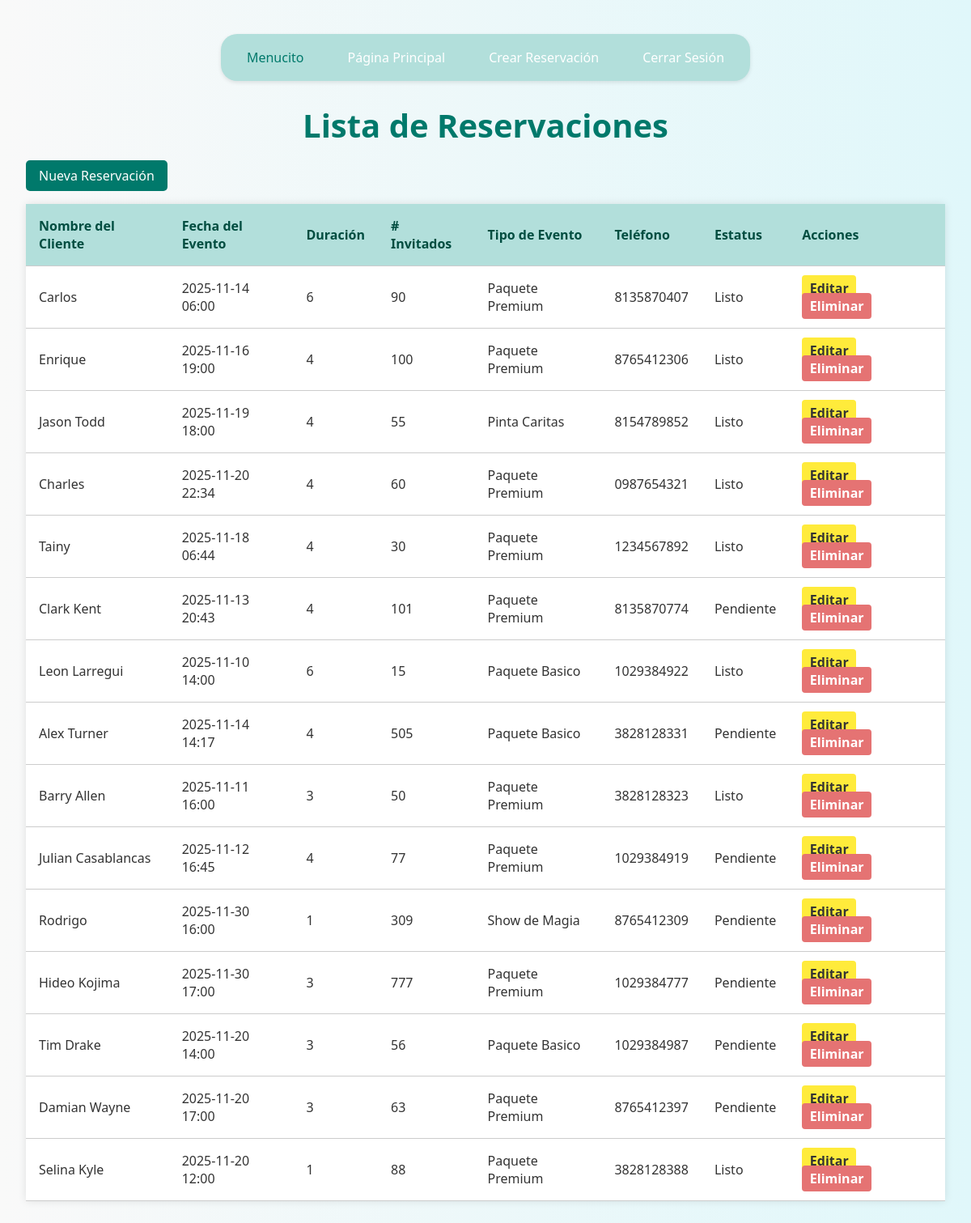
Screenshot of /listar/ (signed in) with the database file from the repository.
### app/models.py (models this page shows, shortened)
class RESERVACION(models.Model):
    nombre_cliente = models.CharField(max_length=100)
    fecha_evento = models.DateTimeField()
    duracion_horas = models.IntegerField(default=4)
    num_invitados = models.IntegerField()
    tipo_evento = models.CharField(max_length=50)
    telefono_contacto = models.CharField(max_length=15)
    estatus = models.CharField(max_length=20, default='Pendiente')
    @property
    def estatus_actualizado(self):
        if self.fecha_evento < timezone.now():
            return "Listo"
        return self.estatus

### app/views.py (the view)
# urls.py: path('listar/', views.listar_reservaciones, name='listar'),
@login_required
@user_passes_test(is_admin)
def listar_reservaciones(request):
    reservaciones = RESERVACION.objects.all()
    return render(request, 'listar.html', {'reservaciones': reservaciones})

### app/views.py (called while the page is built)
def is_admin(user):
    return user.is_superuser

### app/templates/listar.html (shortened to what this page needs)
{% load static %}
<!DOCTYPE html>
<html lang="es" translate="no">
<head>
    <link rel="stylesheet" href="{% static 'css/stylelistar.css' %}">
</head>
<body>
    {% include 'menu.html' %}
    <h1>Lista de Reservaciones</h1>
    <a class="boton-nuevo" href="{% url 'crear' %}">Nueva Reservación</a>
    <table class="tabla-productos">
        <thead>
            <tr>
                <th>Nombre del Cliente</th>
                <th>Fecha del Evento</th>
                <th>Duración</th>
                <th># Invitados</th>
                <th>Tipo de Evento</th>
                <th>Teléfono</th>
                <th>Estatus</th>
                <th>Acciones</th>
            </tr>
        </thead>
        <tbody>
            {% for reservacion in reservaciones %}
            <tr>
                <td>{{ reservacion.nombre_cliente }}</td>
                <td>{{ reservacion.fecha_evento|date:"Y-m-d H:i" }}</td>
                <td>{{ reservacion.duracion_horas }}</td>
                <td>{{ reservacion.num_invitados }}</td>
                <td>{{ reservacion.tipo_evento }}</td>
                <td>{{ reservacion.telefono_contacto }}</td>
                <td>{{ reservacion.estatus_actualizado }}</td>
                <td>
                    <a class="boton-editar" href="{% url 'editar' reservacion.id %}">Editar</a>
                    <a class="boton-eliminar" href="{% url 'eliminar' reservacion.id %}" onclick="return confirmarEliminacion(event)">Eliminar</a>
                </td>
            </tr>
            {% empty %}
            <tr>
                <td colspan="7" class="text-center text-muted">No hay reservaciones registradas.</td>
            </tr>
            {% endfor %}
        </tbody>
    </table>
</body>
</html>

### app/static/css/stylelistar.css (style rules this page uses)
body { font-family: 'Segoe UI', sans-serif; background: linear-gradient(to right, #f9f9f9, #e0f7fa); padding: 2rem; color: #333; }
h1 { text-align: center; font-size: 2.5rem; color: #00796b; margin-bottom: 1rem; }
.boton-nuevo { display: inline-block; margin-bottom: 1rem; padding: 0.5rem 1rem; background-color: #00796b; color: white; text-decoration: none; border-radius: 5px; transition: background-color 0.3s ease; }
.tabla-productos { width: 100%; border-collapse: collapse; box-shadow: 0 0 10px rgba(0,0,0,0.1); background-color: white; }
.tabla-productos th, .tabla-productos td { padding: 1rem; border-bottom: 1px solid #ccc; text-align: left; }
.tabla-productos th { background-color: #b2dfdb; color: #004d40; font-weight: bold; }
.boton-editar, .boton-eliminar { margin-right: 0.5rem; padding: 0.3rem 0.6rem; text-decoration: none; border-radius: 4px; font-weight: bold; }
.boton-editar { background-color: #ffeb3b; color: #333; }
.boton-eliminar { background-color: #e57373; color: white; }

### app/static/css/style3.css (style rules this page uses)
body { margin: 0; font-family: 'Segoe UI', sans-serif; background-color: #f9f9f9; }

### rows the page displays
RESERVACION: nombre_cliente "Carlos", fecha_evento "2025-11-14 06:00", duracion_horas "6", num_invitados "90", tipo_evento "Paquete Premium", telefono_contacto "8135870407", estatus_actualizado "Listo"
RESERVACION: nombre_cliente "Enrique", fecha_evento "2025-11-16 19:00", duracion_horas "4", num_invitados "100", tipo_evento "Paquete Premium", telefono_contacto "8765412306", estatus_actualizado "Listo"
RESERVACION: nombre_cliente "Jason Todd", fecha_evento "2025-11-19 18:00", duracion_horas "4", num_invitados "55", tipo_evento "Pinta Caritas", telefono_contacto "8154789852", estatus_actualizado "Listo"
RESERVACION: nombre_cliente "Charles", fecha_evento "2025-11-20 22:34", duracion_horas "4", num_invitados "60", tipo_evento "Paquete Premium", telefono_contacto "0987654321", estatus_actualizado "Listo"
RESERVACION: nombre_cliente "Tainy", fecha_evento "2025-11-18 06:44", duracion_horas "4", num_invitados "30", tipo_evento "Paquete Premium", telefono_contacto "1234567892", estatus_actualizado "Listo"
RESERVACION: nombre_cliente "Clark Kent", fecha_evento "2025-11-13 20:43", duracion_horas "4", num_invitados "101", tipo_evento "Paquete Premium", telefono_contacto "8135870774", estatus_actualizado "Pendiente"
RESERVACION: nombre_cliente "Leon Larregui", fecha_evento "2025-11-10 14:00", duracion_horas "6", num_invitados "15", tipo_evento "Paquete Basico", telefono_contacto "1029384922", estatus_actualizado "Listo"
RESERVACION: nombre_cliente "Alex Turner", fecha_evento "2025-11-14 14:17", duracion_horas "4", num_invitados "505", tipo_evento "Paquete Basico", telefono_contacto "3828128331", estatus_actualizado "Pendiente"
RESERVACION: nombre_cliente "Barry Allen", fecha_evento "2025-11-11 16:00", duracion_horas "3", num_invitados "50", tipo_evento "Paquete Premium", telefono_contacto "3828128323", estatus_actualizado "Listo"
RESERVACION: nombre_cliente "Julian Casablancas", fecha_evento "2025-11-12 16:45", duracion_horas "4", num_invitados "77", tipo_evento "Paquete Premium", telefono_contacto "1029384919", estatus_actualizado "Pendiente"
RESERVACION: nombre_cliente "Rodrigo", fecha_evento "2025-11-30 16:00", duracion_horas "1", num_invitados "309", tipo_evento "Show de Magia", telefono_contacto "8765412309", estatus_actualizado "Pendiente"
RESERVACION: nombre_cliente "Hideo Kojima", fecha_evento "2025-11-30 17:00", duracion_horas "3", num_invitados "777", tipo_evento "Paquete Premium", telefono_contacto "1029384777", estatus_actualizado "Pendiente"
RESERVACION: nombre_cliente "Tim Drake", fecha_evento "2025-11-20 14:00", duracion_horas "3", num_invitados "56", tipo_evento "Paquete Basico", telefono_contacto "1029384987", estatus_actualizado "Pendiente"
RESERVACION: nombre_cliente "Damian Wayne", fecha_evento "2025-11-20 17:00", duracion_horas "3", num_invitados "63", tipo_evento "Paquete Premium", telefono_contacto "8765412397", estatus_actualizado "Pendiente"
RESERVACION: nombre_cliente "Selina Kyle", fecha_evento "2025-11-20 12:00", duracion_horas "1", num_invitados "88", tipo_evento "Paquete Premium", telefono_contacto "3828128388", estatus_actualizado "Listo"
